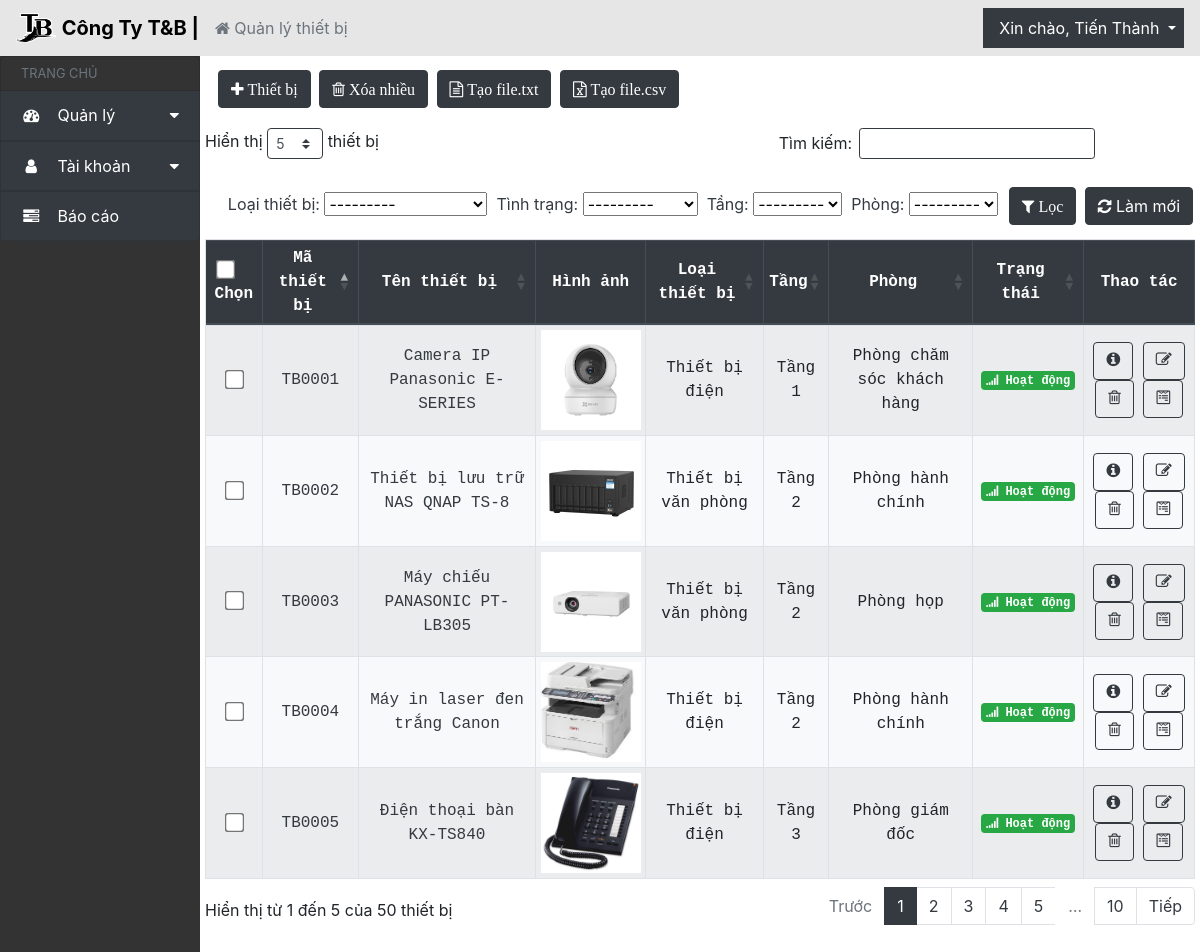
/quanly/ (signed in), run on the app's committed database.
### QLthietbi_app/models.py (models this page shows, shortened)
class CustomUser(AbstractBaseUser, PermissionsMixin):
    username = models.CharField(_('username'), max_length=30, unique=True,
                                help_text=_('Yêu cầu 30 ký tự hoặc ít hơn. Chỉ chứa chữ cái, số và các ký tự @/./+/-/_'),
                                error_messages={
                                    'unique': _("Tên đăng nhập đã tồn tại."),
                                },
                                null = False, blank = False,
                                )
    ho = models.CharField(max_length=30, verbose_name='Họ', blank=False, null=True)
    ten = models.CharField(max_length=30, verbose_name='Tên', blank=False, null=True)
    GENDER_CHOICES = [
        ('nam', 'Nam'),
        ('nu', 'Nữ'),
        ('khac', 'Khác'),
    ]
    gioi_tinh = models.CharField(max_length=6, choices=GENDER_CHOICES, default='Chưa đặt giới tính', blank=False, null=True, verbose_name='Giới tính')
    USER_ROLES = [('quanly', 'Quản Lý'),('kythuatvien', 'Kỹ Thuật Viên'),]
    chuc_vu = models.CharField(choices=USER_ROLES, max_length=20, default='Chưa đặt chức vụ',verbose_name='Chức vụ', blank=False, null=True)
    anh_the = models.ImageField(upload_to='anhthe/', blank=True, null=True, verbose_name='Ảnh thẻ')
    email = models.EmailField(verbose_name='Địa chỉ email', unique=True, null=False, blank=False)
    sdt = models.CharField(max_length=10, null=True, blank=True, verbose_name='Số điện thoại')
    dia_chi = models.CharField(max_length=100, null=True, blank=True, verbose_name='Địa chỉ')
    ngay_sinh = models.DateField(null=True, blank=True, verbose_name='Ngày sinh')
    ngay_vao_lam = models.DateField(null=True, blank=True, verbose_name='Ngày vào làm')
    is_active = models.BooleanField(default=True, verbose_name='Đang làm việc')
    is_staff = models.BooleanField(default=False, verbose_name='Nhân viên quản lý')
    objects = CustomUserManager()
    USERNAME_FIELD = 'username'
    REQUIRED_FIELDS = ['email']
    class Meta:
        verbose_name_plural = 'Người dùng'

class ThietBi(models.Model):
    id_thiet_bi = models.CharField(max_length=10, primary_key=True, blank=False, null=False, unique=True, editable=False)
    ten_thiet_bi = models.CharField(max_length=30, verbose_name='Tên thiết bị', blank=False, null=True)
    loai_thiet_bi = models.ForeignKey(LoaiThietBi, on_delete=models.SET_NULL, null=True, verbose_name='Loại thiết bị')
    phong = models.ForeignKey(Phong, on_delete=models.SET_NULL, null=True,blank=False, verbose_name='Phòng')
    tang = models.ForeignKey(Tang, on_delete=models.SET_NULL, null=True,blank=False, verbose_name='Tầng')
    hinh_anh = models.ImageField(upload_to='anhthietbi/', blank=False, null=True, verbose_name='Hình ảnh')
    ngay_mua = models.DateField(verbose_name='Ngày mua')
    gia_mua = models.IntegerField(verbose_name='Giá mua')
    tinh_trang_choices = [
        ('hoatdong', 'Hoạt động'),
        ('dangbaotri', 'Đang bảo trì'),
        ('bihong', 'Bị hỏng'),
    ]
    tinh_trang = models.CharField(max_length=10, choices=tinh_trang_choices, default='hoatdong', verbose_name='Tình trạng', blank=False, null=True)
    ngay_bao_tri = models.DateField(verbose_name='Ngày bảo trì',blank=True, null=True)
    mo_ta = models.TextField(verbose_name='Mô tả', blank=True, null=True)
    don_vi_cung_cap = models.CharField(max_length=30, verbose_name='Đơn vị cung cấp', blank=True, null=True)
    class Meta:
        verbose_name_plural = 'Thiết bị'

class LoaiThietBi(models.Model):
    ten_loaithietbi = models.CharField(max_length=30, verbose_name='Tên loại thiết bị')
    class Meta:
        ordering = ['-ten_loaithietbi']
        verbose_name_plural = 'Loại thiết bị'
    def __str__(self):
        return self.ten_loaithietbi

class Tang(models.Model):
    ten_tang = models.CharField(max_length=10,verbose_name='Số tầng')
    class meta:
        ordering = ['-ten_tang']
        verbose_name_plural = 'Tầng'
    def __str__(self):
        return self.ten_tang

class Phong(models.Model):
    tang = models.ForeignKey(Tang, on_delete=models.CASCADE, verbose_name='Tầng')
    ten_phong = models.CharField(max_length=30, verbose_name='Tên phòng')
    class Meta:
        ordering = ['-ten_phong']
        verbose_name_plural = 'Phòng'
    def __str__(self):
        return self.ten_phong

### QLthietbi_app/views.py (the view, shortened to what this page needs)
# urls.py: path('quanly/', views.ThietBi_view.as_view(), name='render_trangchinh'),
@method_decorator(user_passes_test(is_quanly), name='dispatch')
class ThietBi_view(ListView, FormView):
    template_name = "quanly.html"
    model = ThietBi
    form_class = ThemThietBiForm
    success_url = reverse_lazy("QLthietbi_app:render_trangchinh")
    def get_context_data(self, **kwargs):
        context = super().get_context_data(**kwargs)
        listThietBi = self.get_queryset()
        myFilter = ThietBiFilter(self.request.GET, queryset=listThietBi)
        context['listThietBi'] = myFilter.qs
        context['myFilter'] = myFilter
        context['form'] = ThemThietBiForm()
        return context

### QLthietbi_app/templates/quanly.html (shortened to what this page needs)
{% extends 'header.html' %}
{% block content %}
<div class="col py-2">
  <div class="row element-button">
    <div class="col-sm px-3 py-1 pr-1">
      <button
        type="button"
        class="btn btn-dark"
        data-toggle="modal"
        data-target="#thietbiModal"
      >
        <i class="fa fa-plus" aria-hidden="true"> Thiết bị</i>
      </button>
      <button
        type="button"
        name="delete"
        class="btn btn-dark"
        onclick="deleteSelectedItems()"
      >
        <i class="fa fa-trash-o" aria-hidden="true"> Xóa nhiều</i>
      </button>
      <a class="btn btn-dark" href="{% url 'QLthietbi_app:tao_file_txt' %}"
        ><i class="fa fa-file-text-o" aria-hidden="true"> Tạo file.txt</i></a
      >
      <a class="btn btn-dark" href="{% url 'QLthietbi_app:tao_file_csv' %}"
        ><i class="fa fa-file-excel-o" aria-hidden="true"> Tạo file.csv</i></a
      >
      <div class="row px-1 py-3">
        <div class="table-responsive">
          <table
            id="device-table"
            class="table table-sm table-striped bg-light table-condensed table-bordered"
            cellspacing="0"
            width="100%"
          >
            <caption>
              <form
                method="get"
                id="thietbifilter"
                data-device-url="{% url 'QLthietbi_app:ajax_load_phong' %}"
              >
                {% csrf_token %} {% for field in myFilter.form %}
                <a>{{ field.label_tag }}</a>&nbsp{{ field }}&nbsp
                {%endfor %}
                <button type="submit" class="btn btn-dark">
                  <i class="fa fa-filter" aria-hidden="true"> Lọc</i>
                </button>
                <a
                  href="{% url 'QLthietbi_app:render_trangchinh' %}"
                  class="btn btn-dark"
                  ><i class="fa fa-refresh" aria-hidden="true"></i> Làm mới</a
                >
              </form>
            </caption>
            <thead class="thead-dark">
              <tr id="chk-th">
                <th>
                  <input
                    class="form-check-input checkbox-large"
                    type="checkbox"
                    name="select_all"
                    id="select-all"
                  />
                  Chọn
                </th>
                <th>Mã thiết bị</th>
                <th>Tên thiết bị</th>
                <th>Hình ảnh</th>
                <th>Loại thiết bị</th>
                <th>Tầng</th>
                <th>Phòng</th>
                <th>Trạng thái</th>
                <th>Thao tác</th>
              </tr>
            </thead>
            <tbody>
              {% csrf_token %} {% for ThietBi in listThietBi %}
              <tr>
                <td class="text-center">
                  <input
                    class="form-check-input checkbox-large"
                    type="checkbox"
                    name="instance"
                    value="{{ThietBi.id_thiet_bi}}"
                  />
                </td>
                <td>
                  <a
                    href="{% url 'QLthietbi_app:render_chitietthietbi' ThietBi.id_thiet_bi %}"
                    class="a-td"
                  >
                    {{ThietBi.id_thiet_bi}}
                  </a>
                </td>
                <td>
                  <a
                    href="{% url 'QLthietbi_app:render_chitietthietbi' ThietBi.id_thiet_bi %}"
                    class="a-td"
                    >{{ThietBi.ten_thiet_bi}}</a
                  >
                </td>
                <td>
                  <a
                    href="{% url 'QLthietbi_app:render_chitietthietbi' ThietBi.id_thiet_bi %}"
                    class="a-td"
                    ><img
                      src="{{ThietBi.hinh_anh.url}}"
                      width="100"
                      height="100"
                  /></a>
                </td>
                {% if ThietBi.loai_thiet_bi == None %}
                <td>Loại thiết bị đã bị xóa</td>
                {% else %}
                <td>{{ThietBi.loai_thiet_bi}}</td>
                {% endif %}
                {% if ThietBi.tang == None %}
                <td>Tầng đã bị xóa</td>
                {% else %}
                <td>Tầng {{ThietBi.tang}}</td>
                {% endif %}
                {% if ThietBi.phong == None %}
                <td>Phòng đã bị xóa</td>
                {% else %}
                <td>Phòng {{ThietBi.phong}}</td>
                {% endif %}
                {% if ThietBi.tinh_trang == "hoatdong" %}
                <td>
                  <span class="badge badge-success"
                    ><i class="fa fa-signal" aria-hidden="true"></i> Hoạt
                    động</span
                  >
                </td>
                {% endif %}
                <td>
                  <a
                    href="{% url 'QLthietbi_app:render_chitietthietbi' ThietBi.id_thiet_bi %}"
                    class="btn btn-outline-dark"
                    data-tooltip="tooltip"
                    data-placement="top"
                    title="Thông tin thiết bị"
                    ><i class="fa fa-info-circle" aria-hidden="true"></i
                  ></a>
                  <a
                    href="{% url 'QLthietbi_app:render_chinhsuathietbi' ThietBi.id_thiet_bi %}"
                    class="btn btn-outline-dark"
                    data-tooltip="tooltip"
                    data-placement="top"
                    title="Chỉnh sửa thiết bị"
                    ><i class="fa fa-pencil-square-o" aria-hidden="true"></i
                  ></a>
                  <a
                    class="btn btn-outline-dark"
                    data-placement="top"
                    title="Xóa thiết bị"
                    data-target="#confirmDelete1Modal-{{ ThietBi.id_thiet_bi }}"
                    data-toggle="modal"
                    data-tooltip="tooltip"
                    id="delete-item"
                    ><i class="fa fa-trash-o" aria-hidden="true"></i
                  ></a>
                  <a
                    class="btn btn-outline-dark"
                    data-tooltip="tooltip"
                    data-placement="top"
                    title="Tạo báo cáo thiết bị"
                    ><i class="fa fa-wpforms" aria-hidden="true"></i
                  ></a>
                </td>
              </tr>
              {% endfor %}
            </tbody>
          </table>
        </div>
      </div>
    </div>
  </div>
</div>
{% endblock %}

### QLthietbi_app/templates/header.html (shortened to what this page needs)
{% load static %} {%load crispy_forms_tags %}
<!DOCTYPE html>
<html lang="en">
  <head>
    <link
      rel="stylesheet"
      href="https://cdn.jsdelivr.net/npm/bootstrap@4.6.2/dist/css/bootstrap.min.css"
    />
    <link
      rel="stylesheet"
      href="https://stackpath.bootstrapcdn.com/font-awesome/4.7.0/css/font-awesome.min.css"
    />
    <link
      rel="stylesheet"
      href="https://cdnjs.cloudflare.com/ajax/libs/normalize/8.0.1/normalize.min.css"
    />
    <link
      rel="stylesheet"
      href="https://cdn.datatables.net/1.13.4/css/dataTables.bootstrap4.min.css"
    />
    <link rel="stylesheet" href="../static/css/quanly.css" />
  </head>
  <body>
    <nav
      class="navbar navbar-expand-md navbar"
      style="background-color: #e6e6e6"
    >
      <a class="navbar-brand" href="#">
        <img
          src="{% static 'imgs/logo.png' %}"
          width="40"
          height="30"
          class="d-inline-block align-top"
          alt=""
        />
        <span style="font-weight: bold; color: black">Công Ty T&B |</span>
      </a>
      <ol class="breadcrumb">
        <li class="breadcrumb-item active" aria-current="page">
          <i class="fa fa-home" aria-hidden="true"></i> Quản lý thiết bị
        </li>
      </ol>
      <div class="collapse navbar-collapse" id="navbarNavDropdown">
        <ul class="navbar-nav ml-auto">
          <li class="nav-item dropdown">
            <a
              class="nav-link dropdown-toggle bg-dark"
              href="#"
              id="navbarDropdownMenuLink"
              data-toggle="dropdown"
            >
              <span class="ml-2" style="color: white"
                >Xin chào, {{user.ten}}</span
              >
            </a>
          </li>
        </ul>
      </div>
    </nav>
    <div class="row" id="body-row">
      <div
        id="sidebar-container"
        class="sidebar-expanded d-none d-md-block col-2"
      >
        <ul class="list-group sticky-top sticky-offset">
          <li
            class="list-group-item sidebar-separator-title text-muted d-flex align-items-center menu-collapsed"
          >
            <small>TRANG CHỦ</small>
          </li>
          <a
            href="#submenu1"
            data-toggle="collapse"
            aria-expanded="false"
            class="bg-dark list-group-item list-group-item-action flex-column align-items-start"
          >
            <div class="d-flex w-100 justify-content-start align-items-center">
              <span class="fa fa-dashboard fa-fw mr-3"></span>
              <span class="menu-collapsed">Quản lý</span>
              <span class="submenu-icon ml-auto"></span>
            </div>
          </a>
          <a
            href="#submenu2"
            data-toggle="collapse"
            aria-expanded="false"
            class="bg-dark list-group-item list-group-item-action flex-column align-items-start"
          >
            <div class="d-flex w-100 justify-content-start align-items-center">
              <span class="fa fa-user fa-fw mr-3"></span>
              <span class="menu-collapsed">Tài khoản</span>
              <span class="submenu-icon ml-auto"></span>
            </div>
          </a>
          <a href="{% url 'QLthietbi_app:render_baocaolist' %}" class="bg-dark list-group-item list-group-item-action">
            <div class="d-flex w-100 justify-content-start align-items-center">
              <span class="fa fa-tasks fa-fw mr-3"></span>
              <span class="menu-collapsed">Báo cáo</span>
            </div>
          </a>
      </div>
      {% block content %}{% endblock %}
    </div>
  </body>
</html>

### data on the page
CustomUser: ten "Tiến Thành"
ThietBi: id_thiet_bi "TB0001", ten_thiet_bi "Camera IP Panasonic E-SERIES", hinh_anh (picture), loai_thiet_bi "Thiết bị điện", tang "1", phong "chăm sóc khách hàng", tinh_trang "hoatdong" (drawn)
ThietBi: id_thiet_bi "TB0002", ten_thiet_bi "Thiết bị lưu trữ NAS QNAP TS-8", hinh_anh (picture), loai_thiet_bi "Thiết bị văn phòng", tang "2", phong "hành chính", tinh_trang "hoatdong" (drawn)
ThietBi: id_thiet_bi "TB0003", ten_thiet_bi "Máy chiếu PANASONIC PT-LB305", hinh_anh (picture), loai_thiet_bi "Thiết bị văn phòng", tang "2", phong "họp", tinh_trang "hoatdong" (drawn)
ThietBi: id_thiet_bi "TB0004", ten_thiet_bi "Máy in laser đen trắng Canon", hinh_anh (picture), loai_thiet_bi "Thiết bị điện", tang "2", phong "hành chính", tinh_trang "hoatdong" (drawn)
ThietBi: id_thiet_bi "TB0005", ten_thiet_bi "Điện thoại bàn KX-TS840", hinh_anh (picture), loai_thiet_bi "Thiết bị điện", tang "3", phong "giám đốc", tinh_trang "hoatdong" (drawn)

### other printed values
{{ field.label_tag }} "Loại thiết bị:" "Tình trạng:" "Tầng:" "Phòng:"
